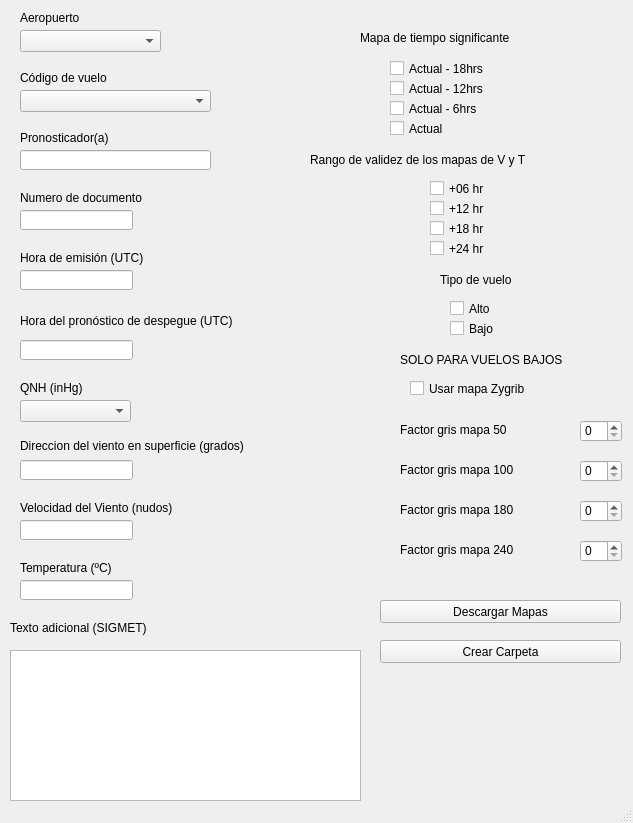
<?xml version="1.0" encoding="UTF-8"?>
<ui version="4.0">
 <class>MainWindow</class>
 <widget class="QMainWindow" name="MainWindow">
  <property name="enabled">
   <bool>true</bool>
  </property>
  <property name="geometry">
   <rect>
    <x>0</x>
    <y>0</y>
    <width>633</width>
    <height>823</height>
   </rect>
  </property>
  <property name="minimumSize">
   <size>
    <width>563</width>
    <height>0</height>
   </size>
  </property>
  <property name="maximumSize">
   <size>
    <width>633</width>
    <height>823</height>
   </size>
  </property>
  <property name="windowTitle">
   <string>MainWindow</string>
  </property>
  <property name="styleSheet">
   <string notr="true">font: 8.5pt &quot;Lucida Console&quot;;
gridline-color: qlineargradient(spread:pad, x1:0, y1:0, x2:0, y2:1, stop:0 rgba(255, 0, 0, 255), stop:0.339795 rgba(255, 0, 0, 255), stop:0.339799 rgba(255, 255, 255, 255), stop:0.662444 rgba(255, 255, 255, 255), stop:0.662469 rgba(0, 0, 255, 255), stop:1 rgba(0, 0, 255, 255));</string>
  </property>
  <widget class="QWidget" name="centralwidget">
   <widget class="QLabel" name="label_2">
    <property name="geometry">
     <rect>
      <x>20</x>
      <y>70</y>
      <width>121</width>
      <height>16</height>
     </rect>
    </property>
    <property name="text">
     <string>Código de vuelo</string>
    </property>
   </widget>
   <widget class="QLabel" name="label_10">
    <property name="geometry">
     <rect>
      <x>20</x>
      <y>130</y>
      <width>131</width>
      <height>16</height>
     </rect>
    </property>
    <property name="text">
     <string>Pronosticador(a)</string>
    </property>
   </widget>
   <widget class="QLineEdit" name="pronosticador">
    <property name="geometry">
     <rect>
      <x>20</x>
      <y>150</y>
      <width>191</width>
      <height>20</height>
     </rect>
    </property>
   </widget>
   <widget class="QLabel" name="label_3">
    <property name="geometry">
     <rect>
      <x>20</x>
      <y>190</y>
      <width>141</width>
      <height>16</height>
     </rect>
    </property>
    <property name="text">
     <string>Numero de documento</string>
    </property>
   </widget>
   <widget class="QLineEdit" name="numero">
    <property name="geometry">
     <rect>
      <x>20</x>
      <y>210</y>
      <width>113</width>
      <height>20</height>
     </rect>
    </property>
   </widget>
   <widget class="QComboBox" name="vuelos">
    <property name="geometry">
     <rect>
      <x>20</x>
      <y>90</y>
      <width>191</width>
      <height>22</height>
     </rect>
    </property>
   </widget>
   <widget class="QLabel" name="label_4">
    <property name="geometry">
     <rect>
      <x>20</x>
      <y>250</y>
      <width>201</width>
      <height>16</height>
     </rect>
    </property>
    <property name="text">
     <string>Hora de emisión (UTC)</string>
    </property>
   </widget>
   <widget class="QLineEdit" name="emision">
    <property name="geometry">
     <rect>
      <x>20</x>
      <y>270</y>
      <width>113</width>
      <height>20</height>
     </rect>
    </property>
   </widget>
   <widget class="QLabel" name="label_5">
    <property name="geometry">
     <rect>
      <x>20</x>
      <y>310</y>
      <width>271</width>
      <height>21</height>
     </rect>
    </property>
    <property name="text">
     <string>Hora del pronóstico de despegue (UTC)</string>
    </property>
   </widget>
   <widget class="QLineEdit" name="despegue">
    <property name="geometry">
     <rect>
      <x>20</x>
      <y>340</y>
      <width>113</width>
      <height>20</height>
     </rect>
    </property>
   </widget>
   <widget class="QLabel" name="label_7">
    <property name="geometry">
     <rect>
      <x>20</x>
      <y>436</y>
      <width>371</width>
      <height>20</height>
     </rect>
    </property>
    <property name="text">
     <string>Direccion del viento en superficie (grados)</string>
    </property>
   </widget>
   <widget class="QLineEdit" name="direccion">
    <property name="geometry">
     <rect>
      <x>20</x>
      <y>460</y>
      <width>113</width>
      <height>20</height>
     </rect>
    </property>
   </widget>
   <widget class="QLabel" name="label_9">
    <property name="geometry">
     <rect>
      <x>20</x>
      <y>500</y>
      <width>211</width>
      <height>16</height>
     </rect>
    </property>
    <property name="text">
     <string>Velocidad del Viento (nudos)</string>
    </property>
   </widget>
   <widget class="QLineEdit" name="velocidad">
    <property name="geometry">
     <rect>
      <x>20</x>
      <y>520</y>
      <width>113</width>
      <height>20</height>
     </rect>
    </property>
   </widget>
   <widget class="QLabel" name="label_8">
    <property name="geometry">
     <rect>
      <x>20</x>
      <y>560</y>
      <width>131</width>
      <height>16</height>
     </rect>
    </property>
    <property name="text">
     <string>Temperatura (ºC)</string>
    </property>
   </widget>
   <widget class="QLineEdit" name="temperatura">
    <property name="geometry">
     <rect>
      <x>20</x>
      <y>580</y>
      <width>113</width>
      <height>20</height>
     </rect>
    </property>
   </widget>
   <widget class="QLabel" name="label">
    <property name="geometry">
     <rect>
      <x>440</x>
      <y>270</y>
      <width>121</width>
      <height>20</height>
     </rect>
    </property>
    <property name="text">
     <string>Tipo de vuelo</string>
    </property>
   </widget>
   <widget class="QCheckBox" name="alto">
    <property name="geometry">
     <rect>
      <x>450</x>
      <y>300</y>
      <width>70</width>
      <height>17</height>
     </rect>
    </property>
    <property name="text">
     <string>Alto</string>
    </property>
   </widget>
   <widget class="QCheckBox" name="bajo">
    <property name="geometry">
     <rect>
      <x>450</x>
      <y>320</y>
      <width>70</width>
      <height>17</height>
     </rect>
    </property>
    <property name="text">
     <string>Bajo</string>
    </property>
   </widget>
   <widget class="QLabel" name="label_12">
    <property name="geometry">
     <rect>
      <x>360</x>
      <y>30</y>
      <width>251</width>
      <height>16</height>
     </rect>
    </property>
    <property name="text">
     <string>Mapa de tiempo significante</string>
    </property>
   </widget>
   <widget class="QCheckBox" name="actual_6">
    <property name="geometry">
     <rect>
      <x>390</x>
      <y>100</y>
      <width>151</width>
      <height>17</height>
     </rect>
    </property>
    <property name="text">
     <string>Actual - 6hrs</string>
    </property>
   </widget>
   <widget class="QCheckBox" name="actual">
    <property name="geometry">
     <rect>
      <x>390</x>
      <y>120</y>
      <width>101</width>
      <height>17</height>
     </rect>
    </property>
    <property name="text">
     <string>Actual</string>
    </property>
   </widget>
   <widget class="QLabel" name="label_11">
    <property name="geometry">
     <rect>
      <x>310</x>
      <y>150</y>
      <width>321</width>
      <height>20</height>
     </rect>
    </property>
    <property name="text">
     <string>Rango de validez de los mapas de V y T</string>
    </property>
   </widget>
   <widget class="QCheckBox" name="z12">
    <property name="geometry">
     <rect>
      <x>430</x>
      <y>200</y>
      <width>70</width>
      <height>17</height>
     </rect>
    </property>
    <property name="text">
     <string>+12 hr</string>
    </property>
   </widget>
   <widget class="QCheckBox" name="z24">
    <property name="geometry">
     <rect>
      <x>430</x>
      <y>240</y>
      <width>70</width>
      <height>17</height>
     </rect>
    </property>
    <property name="styleSheet">
     <string notr="true"/>
    </property>
    <property name="text">
     <string>+24 hr</string>
    </property>
   </widget>
   <widget class="QPushButton" name="crea">
    <property name="geometry">
     <rect>
      <x>380</x>
      <y>640</y>
      <width>241</width>
      <height>23</height>
     </rect>
    </property>
    <property name="text">
     <string>Crear Carpeta</string>
    </property>
   </widget>
   <widget class="QCheckBox" name="z6">
    <property name="geometry">
     <rect>
      <x>430</x>
      <y>180</y>
      <width>70</width>
      <height>17</height>
     </rect>
    </property>
    <property name="text">
     <string>+06 hr</string>
    </property>
   </widget>
   <widget class="QCheckBox" name="z18">
    <property name="geometry">
     <rect>
      <x>430</x>
      <y>220</y>
      <width>70</width>
      <height>17</height>
     </rect>
    </property>
    <property name="text">
     <string>+18 hr</string>
    </property>
   </widget>
   <widget class="QLabel" name="label_13">
    <property name="geometry">
     <rect>
      <x>400</x>
      <y>350</y>
      <width>221</width>
      <height>20</height>
     </rect>
    </property>
    <property name="text">
     <string>SOLO PARA VUELOS BAJOS</string>
    </property>
   </widget>
   <widget class="QCheckBox" name="zygrid">
    <property name="geometry">
     <rect>
      <x>410</x>
      <y>380</y>
      <width>191</width>
      <height>17</height>
     </rect>
    </property>
    <property name="text">
     <string>Usar mapa Zygrib</string>
    </property>
   </widget>
   <widget class="QSpinBox" name="spin50">
    <property name="geometry">
     <rect>
      <x>580</x>
      <y>420</y>
      <width>42</width>
      <height>22</height>
     </rect>
    </property>
   </widget>
   <widget class="QSpinBox" name="spin100">
    <property name="geometry">
     <rect>
      <x>580</x>
      <y>460</y>
      <width>42</width>
      <height>22</height>
     </rect>
    </property>
   </widget>
   <widget class="QSpinBox" name="spin180">
    <property name="geometry">
     <rect>
      <x>580</x>
      <y>500</y>
      <width>42</width>
      <height>22</height>
     </rect>
    </property>
    <property name="styleSheet">
     <string notr="true"/>
    </property>
   </widget>
   <widget class="QSpinBox" name="spin240">
    <property name="geometry">
     <rect>
      <x>580</x>
      <y>540</y>
      <width>42</width>
      <height>22</height>
     </rect>
    </property>
   </widget>
   <widget class="QLabel" name="label_14">
    <property name="geometry">
     <rect>
      <x>400</x>
      <y>420</y>
      <width>181</width>
      <height>20</height>
     </rect>
    </property>
    <property name="text">
     <string>Factor gris mapa 50</string>
    </property>
   </widget>
   <widget class="QLabel" name="label_15">
    <property name="geometry">
     <rect>
      <x>400</x>
      <y>460</y>
      <width>171</width>
      <height>20</height>
     </rect>
    </property>
    <property name="text">
     <string>Factor gris mapa 100 </string>
    </property>
   </widget>
   <widget class="QLabel" name="label_16">
    <property name="geometry">
     <rect>
      <x>400</x>
      <y>500</y>
      <width>171</width>
      <height>20</height>
     </rect>
    </property>
    <property name="text">
     <string>Factor gris mapa 180</string>
    </property>
   </widget>
   <widget class="QLabel" name="label_17">
    <property name="geometry">
     <rect>
      <x>400</x>
      <y>540</y>
      <width>171</width>
      <height>20</height>
     </rect>
    </property>
    <property name="text">
     <string>Factor gris mapa 240</string>
    </property>
   </widget>
   <widget class="QComboBox" name="comboQNH">
    <property name="geometry">
     <rect>
      <x>20</x>
      <y>400</y>
      <width>111</width>
      <height>22</height>
     </rect>
    </property>
   </widget>
   <widget class="QLabel" name="label_18">
    <property name="geometry">
     <rect>
      <x>20</x>
      <y>380</y>
      <width>71</width>
      <height>16</height>
     </rect>
    </property>
    <property name="text">
     <string>QNH (inHg)</string>
    </property>
   </widget>
   <widget class="QPushButton" name="descargar">
    <property name="geometry">
     <rect>
      <x>380</x>
      <y>600</y>
      <width>241</width>
      <height>23</height>
     </rect>
    </property>
    <property name="text">
     <string>Descargar Mapas</string>
    </property>
   </widget>
   <widget class="QCheckBox" name="actual_12">
    <property name="geometry">
     <rect>
      <x>390</x>
      <y>80</y>
      <width>151</width>
      <height>17</height>
     </rect>
    </property>
    <property name="text">
     <string>Actual - 12hrs</string>
    </property>
   </widget>
   <widget class="QCheckBox" name="actual_18">
    <property name="geometry">
     <rect>
      <x>390</x>
      <y>60</y>
      <width>161</width>
      <height>17</height>
     </rect>
    </property>
    <property name="text">
     <string>Actual - 18hrs</string>
    </property>
   </widget>
   <widget class="QComboBox" name="aeropuerto">
    <property name="geometry">
     <rect>
      <x>20</x>
      <y>30</y>
      <width>141</width>
      <height>22</height>
     </rect>
    </property>
   </widget>
   <widget class="QLabel" name="label_6">
    <property name="geometry">
     <rect>
      <x>20</x>
      <y>10</y>
      <width>81</width>
      <height>16</height>
     </rect>
    </property>
    <property name="text">
     <string>Aeropuerto</string>
    </property>
   </widget>
   <widget class="QPlainTextEdit" name="sigmet">
    <property name="geometry">
     <rect>
      <x>10</x>
      <y>650</y>
      <width>351</width>
      <height>151</height>
     </rect>
    </property>
   </widget>
   <widget class="QLabel" name="label_19">
    <property name="geometry">
     <rect>
      <x>10</x>
      <y>620</y>
      <width>261</width>
      <height>16</height>
     </rect>
    </property>
    <property name="text">
     <string>Texto adicional (SIGMET)</string>
    </property>
   </widget>
  </widget>
  <widget class="QStatusBar" name="statusbar"/>
 </widget>
 <resources/>
 <connections/>
</ui>
